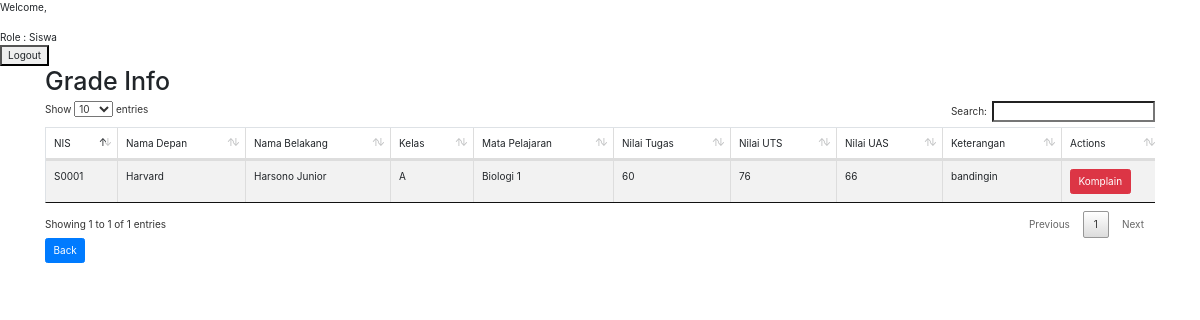
The page /index.php/nilaisiswa_siswa on the database as committed earlier.
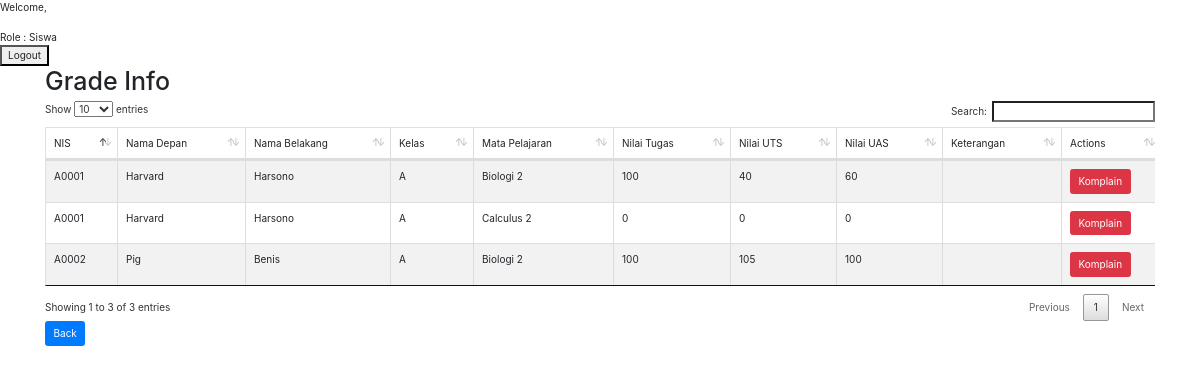
The same page on the database as committed later.
### tables this page shows
CREATE TABLE `nilai_siswa` (
  `id` int(11) NOT NULL,
  `id_subject` varchar(5) NOT NULL,
  `id_siswa` varchar(5) NOT NULL,
  `id_pengajar` varchar(5) NOT NULL,
  `nilai_tugas` int(3) NOT NULL,
  `nilai_uts` int(3) NOT NULL,
  `nilai_uas` int(3) NOT NULL,
  `komplain` varchar(255) DEFAULT NULL
);

CREATE TABLE `siswa` (
  `id_siswa` varchar(255) NOT NULL,
  `user_id` varchar(10) NOT NULL,
  `id_kelas` varchar(5) NOT NULL,
  `first_name` varchar(255) NOT NULL,
  `last_name` varchar(255) DEFAULT NULL,
  `contact` varchar(255) NOT NULL,
  `address` varchar(255) NOT NULL,
  `keterangan` varchar(255) DEFAULT NULL
);

CREATE TABLE `subject` (
  `id_subject` varchar(5) NOT NULL,
  `nama_subject` varchar(255) NOT NULL
);

### application/controllers/Nilaisiswa_siswa.php (called while the page is built, shortened)
<?php
class Nilaisiswa_siswa extends CI_Controller{
    function __construct()
    {
        $this->load->model('Data');
    }
    public function index()
    {
    $data['js'] = $this->load->view('include/javascript.php', NULL, TRUE);
    $data['css'] = $this->load->view('include/css.php', NULL, TRUE);
    $data['getnilai'] = $this->Data->get_nilaisiswa();
    $this->load->view('pages/nilaisiswa_siswa.php', $data);
    }
  }
?>

### index.php (called while the page is built, shortened)
<?php
require_once BASEPATH.'core/CodeIgniter.php';

### application/models/Data.php (called while the page is built, shortened)
<?php
class Data extends CI_Model
{
  public function get_nilaisiswa(){
    $query = $this->db->query("SELECT * FROM subject NATURAL JOIN nilai_siswa NATURAL JOIN siswa");
    return $query->result_array();
  }
}

### application/views/pages/nilaisiswa_siswa.php (the view, shortened to what this page needs)
<!DOCTYPE HTML>
<html>
<head>
    <?php
    echo $css;
    echo 'Welcome,<br>' . $_SESSION['uid'] . '<br>Role : Siswa';
    echo form_open('main/logout') . '<form><button name="ret">Logout</button></form>';
    ?>
    <link rel="stylesheet" href="https://maxcdn.bootstrapcdn.com/bootstrap/3.3.6/css/bootstrap.min.css" />
    <link rel="stylesheet" href="https://cdn.datatables.net/1.10.12/css/dataTables.bootstrap.min.css" />
    <link rel="stylesheet" href="https://maxcdn.bootstrapcdn.com/bootstrap/4.0.0/css/bootstrap.min.css">
</head>
<body>
  <div class="container">
    <h1>Grade Info</h1>
    <div class="table-responsive">
      <table id="students" class="table table-striped table-bordered">
        <thead>
          <tr>
            <td>NIS</td>
            <td>Nama Depan</td>
            <td>Nama Belakang</td>
            <td>Kelas</td>
            <td>Mata Pelajaran</td>
            <td>Nilai Tugas</td>
            <td>Nilai UTS</td>
            <td>Nilai UAS</td>
            <td>Keterangan</td>
            <td>Actions</td>
          </tr>
        </thead>
        <?php
        foreach ($getnilai as $row) { ?>
          <tr>
            <td><?php echo $row['id_siswa']; ?></td>
            <td><?php echo $row['first_name']; ?></td>
            <td><?php echo $row['last_name']; ?></td>
            <td><?php echo $row['id_kelas']; ?></td>
            <td><?php echo $row['nama_subject']; ?></td>
            <td><?php echo $row['nilai_tugas']; ?></td>
            <td><?php echo $row['nilai_uts']; ?></td>
            <td><?php echo $row['nilai_uas']; ?></td>
            <td><?php echo $row['keterangan']; ?></td>
            <td>
              <?php
              echo "<a href='#komplain' class='btn btn-danger'>Komplain</a>";
              ?>
            </td>
          </tr>
        <?php } ?>
      </table>
    </div>
    <p><a href="main" class="btn btn-primary">Back</a></p>
  </div>
</body>
</html>

### application/views/include/css.php
<link rel="stylesheet" type="text/css" href="<?php echo base_url('/assets/css/bootstrap.min.css') ?>">
<link rel="stylesheet" type="text/css" href="<?php echo base_url('/assets/css/dataTables.bootstrap4.min.css') ?>">
<link rel="stylesheet" type="text/css" href="<?php echo base_url('/assets/css/jquery.dataTables.min.css') ?>">

Rows that differ between the two databases and show on the page:
removed nilai_siswa: id_siswa "S0001", id_siswa.first_name "Harvard", id_siswa.last_name "Harsono Junior", id_siswa.id_kelas "A", id_subject.nama_subject "Biologi 1", nilai_tugas "60", nilai_uts "76", nilai_uas "66", id_siswa.keterangan "bandingin"
added nilai_siswa: id_siswa "A0001", id_siswa.first_name "Harvard", id_siswa.last_name "Harsono", id_siswa.id_kelas "A", id_subject.nama_subject "Biologi 2", nilai_tugas "100", nilai_uts "40", nilai_uas "60"
added nilai_siswa: id_siswa "A0002", id_siswa.first_name "Pig", id_siswa.last_name "Benis", id_siswa.id_kelas "A", id_subject.nama_subject "Biologi 2", nilai_tugas "100", nilai_uts "105", nilai_uas "100"
added nilai_siswa: id_siswa "A0001", id_siswa.first_name "Harvard", id_siswa.last_name "Harsono", id_siswa.id_kelas "A", id_subject.nama_subject "Calculus 2", nilai_tugas "0", nilai_uts "0", nilai_uas "0"
Other text that changed with them:
text written by a page script: "Show entries Search: Showing 1 to 1 of 1 entries Previous 1 Next" → "Show entries Search: Showing 1 to 3 of 3 entries Previous 1 Next"
